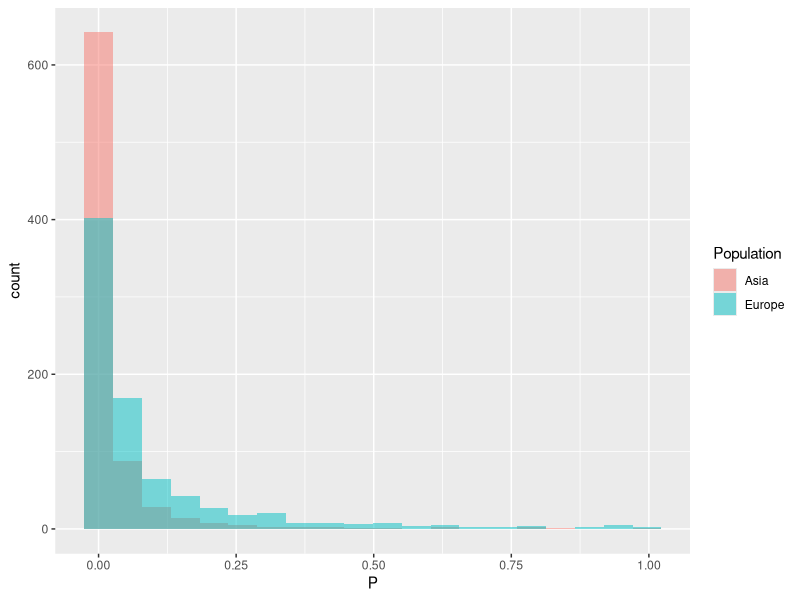
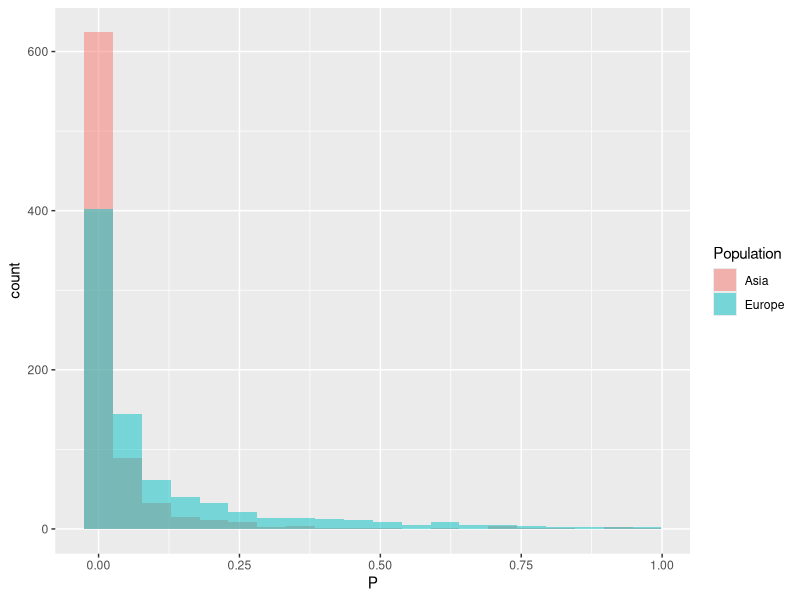

Write the R code that produced these figures, in order.
## ---- chunk 1
library(stats)
library(tidyverse)
library(kableExtra)

knitr::opts_chunk$set(echo = TRUE, dev = 'png', message = F, warning = F)
## ---- chunk 2
### Simulated the common Z and G
set.seed(100,sample.kind = "Rounding")
N <- 1000
G <- sample(c(0,1,2),size = N, replace = T, prob = c(0.49,0.42,0.09))
Z <- rnorm(N,sd = 3)


### Simulate each population's disease status based on Z and G
## Eur:
beta0 <- -0.5
betaZ <- 0.8
betaG <- 0.3
ylat_Eur <- beta0 + betaG*G + betaZ*Z + rlogis(N)
y_Eur <- ifelse(ylat_Eur >=0, 1, 0)

## Asia:
beta0 <- -0.5
betaZ <- 0.1
betaG <- 0.3
ylat_As <- beta0 + betaG*G + betaZ*Z + rlogis(N)
y_As <- ifelse(ylat_As >=0, 1, 0)



### Case control counts across populations:
t <- rbind(table(y_Eur),table(y_As)) %>% as_tibble()
rownames(t) <- c("Euro","Asia")
kableExtra::kable(t, caption = "Case Control Counts across populations") %>%
  kable_styling(latex_options = "HOLD_position", font_size = 10) 



### Case control ratio across genotypes:
t <- cbind(c(y_Eur,y_As),c(G,G)) %>% as_tibble()
colnames(t) <- c("Y","G")
t <- t %>% group_by(G) %>% summarise(ratio = sum(Y)/n())
kableExtra::kable(t, caption = "Case Control Ratio across genotypes") %>%
  kable_styling(latex_options = "HOLD_position", font_size = 10) 

## ---- chunk 3
## EU:
mod_Eur <- glm(y_Eur~Z + G, family = binomial(link = "logit"))
summary(mod_Eur)$coefficients[3,4]
## Asian:
mod_As <- glm(y_As~ Z + G, family = binomial(link = "logit"))
summary(mod_As)$coefficients[3,4]
## ---- chunk 4
## Euro:
beta0 <- -0.5
betaZ <- 0.8
betaG <- 0.3
### Theoretical Power
mod_Eur <- glm(y_Eur~Z + G, family = binomial(link = "logit"))
#### Get the design matrix:
X <- cbind(rep(1,N),mod_Eur$model[,-1])
### Compute the weight matrix W:
beta <- c(beta0,betaZ,betaG)
#beta <- as.numeric(mod_Eur$coefficients)
w <- c()
for (i in 1:N) {
  si <- as.numeric(as.numeric(X[i,]) %*% beta)
  w[i] <- (dlogis(si)^2)/(plogis(si)*(1-plogis(si)))
}
I <- as.matrix(t(X)) %*% diag(w,nrow = N,ncol = N) %*% as.matrix(X)
#### Invert to get the true covariance matrix 
V <- solve(I)
### Compute the power function:
delta <- sqrt(1/V[3,3])*(0-beta[3])
alpha <- 0.05
Power_EU <- 1- pnorm(delta - qnorm(alpha/2)) + pnorm(delta + qnorm(alpha/2))
Power_EU


## Asia:
beta0 <- -0.5
betaZ <- 0.1
betaG <- 0.3
### Theoretical Power
mod_As <- glm(y_As~ Z + G, family = binomial(link = "logit"))
#### Get the design matrix:
X <- cbind(rep(1,N),mod_As$model[,-1])
### Compute the weight matrix W:
beta <- c(beta0,betaZ,betaG)
#beta <- as.numeric(mod_As$coefficients)
w <- c()
for (i in 1:N) {
  si <- as.numeric(as.numeric(X[i,]) %*% beta)
  w[i] <- (dlogis(si)^2)/(plogis(si)*(1-plogis(si)))
}
I <- as.matrix(t(X)) %*% diag(w,nrow = N,ncol = N) %*% as.matrix(X)
#### Invert to get the true covariance matrix 
V <- solve(I)
### Compute the power function:
delta <- sqrt(1/V[3,3])*(0-beta[3])
alpha <- 0.05
Power_AS <- 1- pnorm(delta - qnorm(alpha/2)) + pnorm(delta + qnorm(alpha/2))
Power_AS
## ---- chunk 5
set.seed(100,sample.kind = "Rounding")
## Euro:
beta0 <- -0.5
betaZ <- 0.8
betaG <- 0.3
p1 <- c()
for (i in 1:800) {
  ylat_Eur_rep <- beta0 + betaG*G + betaZ*Z + rlogis(N)
  y_Eur_rep <- ifelse(ylat_Eur_rep >=0, 1, 0)
  mod <- glm(y_Eur_rep~Z+G, family = binomial(link = "logit"))
  p1[i] <- summary(mod)$coefficient[3,4]
}
emp_power <- mean(p1 <= alpha)
emp_power


set.seed(100,sample.kind = "Rounding")
## Asia:
beta0 <- -0.5
betaZ <- 0.1
betaG <- 0.3
p2 <- c()
for (i in 1:800) {
  ylat_As_rep <- beta0 + betaG*G + betaZ*Z + rlogis(N)
  y_As_rep <- ifelse(ylat_As_rep >=0, 1, 0)
  mod <- glm(y_As_rep~Z+G, family = binomial(link = "logit"))
  p2[i] <- summary(mod)$coefficient[3,4]
}
emp_power <- mean(p2 <= alpha)
emp_power
## ---- chunk 6
### Comparison:
pcomp <- tibble(P = c(p1,p2), Population = c(rep("Europe",800),rep("Asia",800)))
pcomp %>% ggplot(aes(x = P, fill = Population)) + geom_histogram(bins = 20, alpha=0.5, position="identity")
## ---- chunk 7
### Simulated the common Z and G
set.seed(100,sample.kind = "Rounding")
N <- 5000
G <- sample(c(0,1,2),size = N, replace = T, prob = c(0.49,0.42,0.09))
Z <- rnorm(N,sd = 3)
## Eur:
beta0 <- -0.5
betaZ <- 0.8
betaG <- 0.3
ylat_Eur <- beta0 + betaG*G + betaZ*Z + rlogis(N)
y_Eur <- ifelse(ylat_Eur >= 0, 1, 0)
Eur_controls <- tibble(Y = y_Eur, G = G, Z = Z) %>% filter(Y == 0) %>% sample_n(600)
Eur_cases <- tibble(Y = y_Eur, G = G, Z = Z) %>% filter(Y == 1) %>% sample_n(400)
EU_sample <- rbind(Eur_cases,Eur_controls)
mod_Eur <- glm(Y ~ Z + G,data = EU_sample, family = binomial(link = "logit"))
summary(mod_Eur)$coefficients[3,4]

## Asia:
set.seed(100,sample.kind = "Rounding")
beta0 <- -0.5
betaZ <- 0.1
betaG <- 0.3
ylat_As <- beta0 + betaG*G + betaZ*Z + rlogis(N)
y_As <- ifelse(ylat_As >= 0, 1, 0)
As_controls <- tibble(Y = y_As, G = G, Z = Z) %>% filter(Y == 0) %>% sample_n(600)
As_cases <- tibble(Y = y_As, G = G, Z = Z) %>% filter(Y == 1) %>% sample_n(400)
As_sample <- rbind(As_cases,As_controls)
mod_As <- glm(Y ~ Z + G,data = As_sample, family = binomial(link = "logit"))
summary(mod_As)$coefficients[3,4]

## ---- chunk 8
### Simulate each population's disease status based on Z and G
## Eur:
set.seed(100,sample.kind = "Rounding")
beta0 <- -0.5
betaZ <- 0.8
betaG <- 0.3
p1 <- c()
for (i in 1:800) {
  ylat_Eur <- beta0 + betaG*G + betaZ*Z + rlogis(N)
  y_Eur <- ifelse(ylat_Eur >=0, 1, 0)
  Eur_controls <- tibble(Y = y_Eur, G = G, Z = Z) %>% filter(Y == 0) %>% sample_n(600)
  Eur_cases <- tibble(Y = y_Eur, G = G, Z = Z) %>% filter(Y == 1) %>% sample_n(400)
  EU_sample <- rbind(Eur_cases,Eur_controls)
  mod_Eur <- glm(Y~Z + G,data = EU_sample, family = binomial(link = "logit"))
  p1[i] <- summary(mod_Eur)$coefficients[3,4]
}
emp_power <- mean(p1 <= alpha)
emp_power

## Asia:
set.seed(100,sample.kind = "Rounding")
beta0 <- -0.5
betaZ <- 0.1
betaG <- 0.3
p2 <- c()
for (i in 1:800) {
  ylat_As <- beta0 + betaG*G + betaZ*Z + rlogis(N)
  y_As <- ifelse(ylat_As >=0, 1, 0)
  As_controls <- tibble(Y = y_As, G = G, Z = Z) %>% filter(Y == 0) %>% sample_n(600)
  As_cases <- tibble(Y = y_As, G = G, Z = Z) %>% filter(Y == 1) %>% sample_n(400)
  As_sample <- rbind(As_cases,As_controls)
  mod_As <- glm(Y~Z + G,data = As_sample, family = binomial(link = "logit"))
  p2[i] <- summary(mod_As)$coefficients[3,4]
}
emp_power <- mean(p2 <= alpha)
emp_power

## ---- chunk 9
pcomp <- tibble(P = c(p1,p2), Population = c(rep("Europe",800),rep("Asia",800)))
pcomp %>% ggplot(aes(x = P, fill = Population)) + geom_histogram(bins = 20, alpha=0.5, position="identity")
